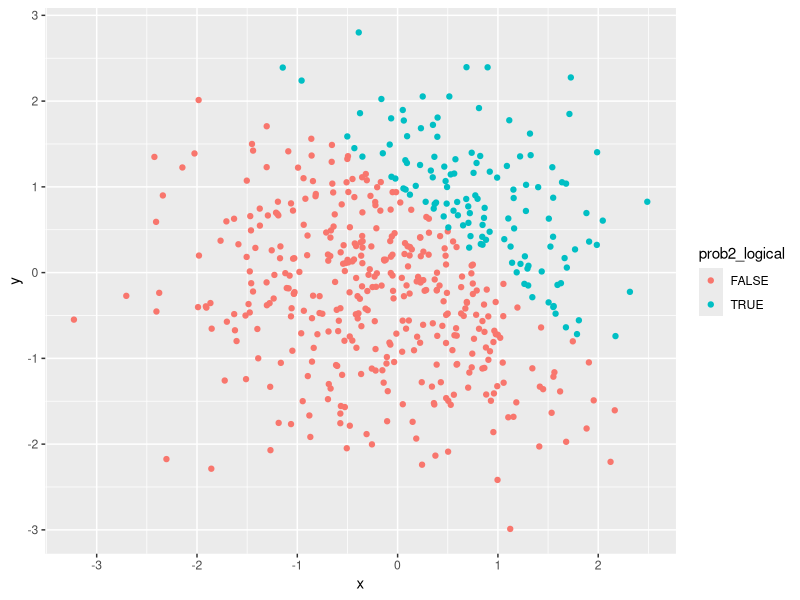
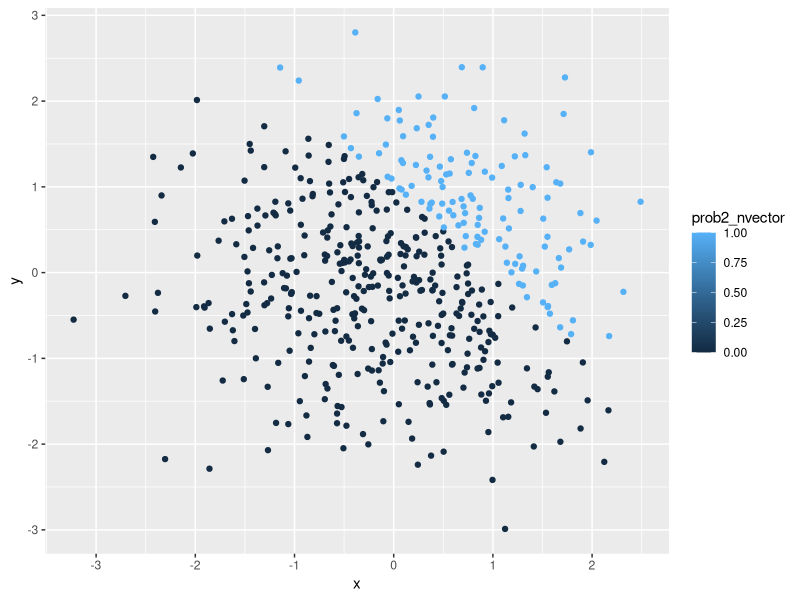
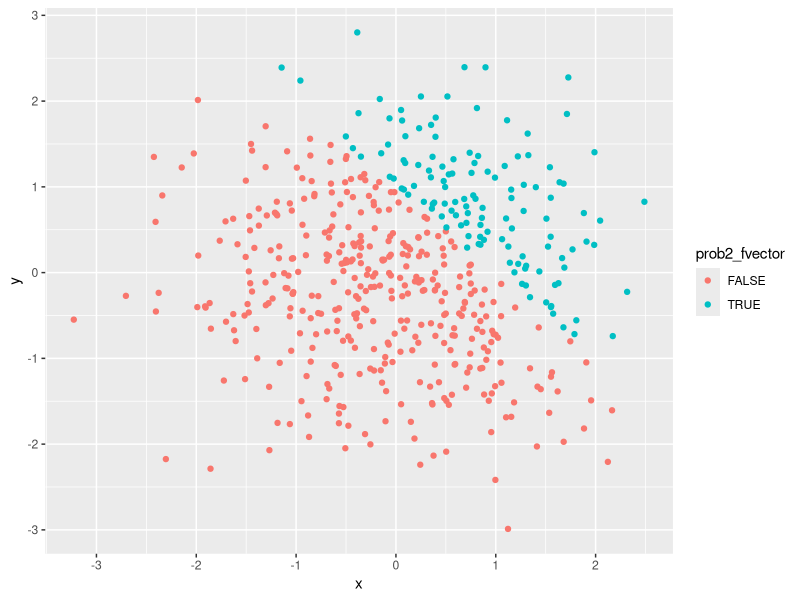

Write R code to recreate these figures, in order.
## ---- chunk 1
library(tidyverse)
## ---- chunk 2
prob1_df = tibble (
  prob1_sample = rnorm(8, mean=0, sd = 1),
  prob1_sample_over0 = prob1_sample > 0,
  prob1_char = c("I","Am", "A", "Little", "Confused", "Is", "This", "Right"),
  prob1_factor = factor(c("yes", "no", "maybe", "yes", "no", "maybe", "yes", "no"))
)
## ---- chunk 3
as.numeric(pull(prob1_df, prob1_sample_over0))*pull(prob1_df, prob1_sample)
as.factor(pull(prob1_df, prob1_sample_over0))*pull(prob1_df, prob1_sample)
as.numeric(as.factor(pull(prob1_df, prob1_sample_over0)))*pull(prob1_df, prob1_sample)
## ---- chunk 4
prob2_df = tibble(
  x = rnorm(500, mean = 0, sd = 1),
  y = rnorm(500, mean = 0, sd = 1),
  prob2_logical = (x + y) > 1,
  prob2_nvector = as.numeric(prob2_logical),
  prob2_fvector = as.factor(prob2_logical)
)
## ---- chunk 5
plot1 = ggplot(prob2_df, aes(x = x, y = y, color = prob2_logical)) + geom_point()
plot1
## ---- chunk 6
plot2 = ggplot(prob2_df, aes(x = x, y = y, color = prob2_nvector)) + geom_point()
plot2
## ---- chunk 7
plot3 = ggplot(prob2_df, aes(x = x, y = y, color = prob2_fvector)) + geom_point()
plot3
